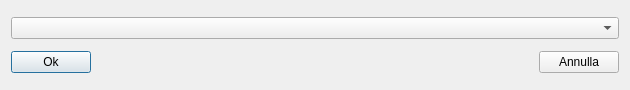
<?xml version="1.0" encoding="UTF-8"?>
<ui version="4.0">
 <class>QNuovoCompStep</class>
 <widget class="QDialog" name="QNuovoCompStep">
  <property name="geometry">
   <rect>
    <x>0</x>
    <y>0</y>
    <width>630</width>
    <height>90</height>
   </rect>
  </property>
  <property name="minimumSize">
   <size>
    <width>630</width>
    <height>90</height>
   </size>
  </property>
  <property name="maximumSize">
   <size>
    <width>630</width>
    <height>90</height>
   </size>
  </property>
  <property name="windowTitle">
   <string>Dialog</string>
  </property>
  <layout class="QVBoxLayout" name="verticalLayout">
   <item>
    <widget class="QComboBox" name="ListaCompStep"/>
   </item>
   <item>
    <layout class="QHBoxLayout" name="horizontalLayout">
     <item>
      <widget class="QPushButton" name="ButtonOk">
       <property name="text">
        <string>Ok</string>
       </property>
      </widget>
     </item>
     <item>
      <spacer name="horizontalSpacer">
       <property name="orientation">
        <enum>Qt::Horizontal</enum>
       </property>
       <property name="sizeHint" stdset="0">
        <size>
         <width>40</width>
         <height>20</height>
        </size>
       </property>
      </spacer>
     </item>
     <item>
      <widget class="QPushButton" name="ButtonAnnulla">
       <property name="text">
        <string>Annulla</string>
       </property>
      </widget>
     </item>
    </layout>
   </item>
  </layout>
 </widget>
 <resources/>
 <connections/>
</ui>
